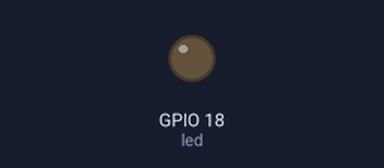
A program run on a simulated Raspberry Pi (BCM pin numbers). Shown: output pins drawn as LEDs (lit = HIGH). Dashed ring = blinking. At 5.6 s the program stops and its outputs stay as they are.

Above: at 1.2 s.
At 2.6 s:
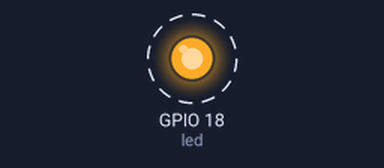
Timing chart, 0 to 3.0 s (numbered marks = the images above):
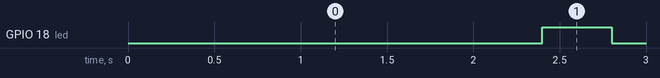

Measured:
- by itself, GPIO 18 (led): alternates HIGH for 0.40 s and LOW for 0.40 s, 6 changes in all, then stays LOW

The program:

DigitalOut1.py
```python
import RPi.GPIO as IoPort
import time
IoPort.setmode(IoPort.BCM)

led = 18

IoPort.setup(led, IoPort.OUT)

delays = [2.4, 0.4, 0.4, 0.4, 0.4, 0.4, 1.2, 1.2, 0.4, 1.2, 0.4, 1.2, 1.2, 0.4, 0.4, 0.4, 0.4, 0.4, 1.2]

onoff = False

def LedOn(port, delayV):
    IoPort.output(led, True)
    time.sleep(delayV)

def LedOff(port, delayV):
    IoPort.output(led, False)
    time.sleep(delayV)

def Send_S ():
    LedOn(led, 0.4)
    LedOff(led, 0.4)
    LedOn(led, 0.4)
    LedOff(led, 0.4)
    LedOn(led, 0.4)
    LedOff(led, 1.2)

LedOff(led, 2.4)
Send_S()
```
